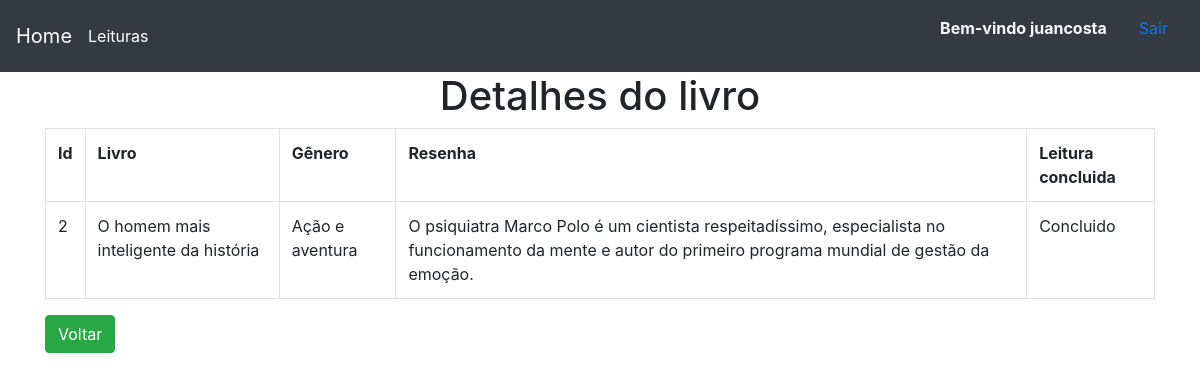
Page /minhas_leituras/2 (signed in) on the committed database.
### gestao_leitura/models.py (models this page shows)
class Leituras(models.Model):
    STATUS_CHOICES = (
        ("Não iniciado", "Não iniciado"),
        ("Não Concluído", "Não Concluído"),
        ("Concluído", "Concluído")
    )
    GENERO_CHOICES = (
        ("Fantasia","Fantasia"),
        ("Humor","Humor"),
        ("Literatura Brasileira","Literatura Brasileira"),
        ("Romance","Romance"),
        ("Autoajuda","Autoajuda"),
        ("Biografia","Biografia"),
        ("Ficção científica","Ficção científica"),
        ("Distopia","Distopia" ),
        ("Ação e aventura","Ação e aventura"),
        ("Horror","Horror"),
        ("Thriller e Suspense","Thriller e Suspense")
    )
    livro = models.CharField(max_length=50)
    genero = models.CharField(max_length=50,default=False, choices=GENERO_CHOICES, blank=False, null=False)
    resenha = models.TextField(max_length=256)
    status = models.CharField(max_length=50,default=False, choices=STATUS_CHOICES, blank=False, null=False)

### gestao_leitura/views.py (the view)
# urls.py: path('minhas_leituras/<int:id_leituras>',views.detalhe,name='detalhe'),
def detalhe(request, id_leituras):
    dados = {
        'dados' : Leituras.objects.get(pk=id_leituras)
    }
    return render(request,'gestao_leitura/detalhe.html', dados)

### gestao_leitura/templates/gestao_leitura/detalhe.html
{% extends 'gestao_leitura/base.html' %}
{% block conteudo %}
<body>
    <h1 style='text-align: center;'>Detalhes do livro</h1>
    <div class="container">
    <table class='table table-hover table-bordered'>
        <tr>
            <th>Id</th>
            <th>Livro</th>
            <th>Gênero</th>
            <th>Resenha</th>
            <th>Leitura concluida</th>
        </tr>
        <tr>
            <td>{{dados.id}}</td>
            <td>{{dados.livro}}</td>
            <td>{{dados.genero}}</td>
            <td>{{dados.resenha}}</td>
            <td>{{dados.status}}</td>
        </tr>
    </table>
    <button class="btn btn-success"><a style='color:white;' href="{% url 'minhas_leituras' %}" >Voltar</a> </button>
</div>
{% endblock %}

### gestao_leitura/templates/gestao_leitura/base.html (shortened to what this page needs)
<!doctype html>
<html lang="en">
<head>
    <link rel="stylesheet" href="https://stackpath.bootstrapcdn.com/bootstrap/4.5.2/css/bootstrap.min.css"
>
</head>
<body>
    <nav class="navbar navbar-dark bg-dark">
        <a class="navbar-brand" href="{% url 'home' %}">Home</a>
        {% if user.is_authenticated %}
        <ul class="navbar-nav mr-auto mt-2 mt-lg-0">
            <li class="nav-item active">
              <a class="nav-link" href="{% url 'minhas_leituras' %}">Leituras <span class="sr-only">(current)</span></a>
            </li>
        </ul>
        {% endif %}
        <ul style="list-style: none;">
            {% if user.is_authenticated %}
            <li style="float: left">
                <strong class="nav-item nav-link text-light " >Bem-vindo {{user.get_username}}</strong>
            </li>
            <li style="float: left">
                <a class="nav-item nav-link" href="{% url 'logout' %}">Sair</a>
            </li>
            {% endif %}
        </ul>
    </nav>
    {% block conteudo %}
    {% endblock %}
</body>
</html>

### rows in the picture
Leituras: id "2", livro "O homem mais inteligente da história", genero "Ação e aventura", resenha "O psiquiatra Marco Polo é um cientista respeitadíssimo, especialista no funcionamento da mente e autor do primeiro programa mundial de gestão da emoção.", status "Concluido"

### other values in the picture
{{ user.get_username }} "juancosta"
